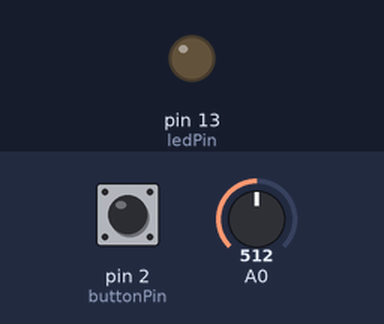
Bench run of a sketch on a simulated Arduino Uno, built with avr-gcc and run on an emulated ATmega328P. On the bench: output pins drawn as LEDs (lit = HIGH). The test bench sets the inputs (shaded band); at power-on: pin 2 (buttonPin) LOW, A0 = 512. What the sketch prints to the serial monitor is not drawn.

Above: at 3.8 s.
3.9 s: pin 2 (buttonPin) pulled HIGH for 3 s
At 4.7 s:
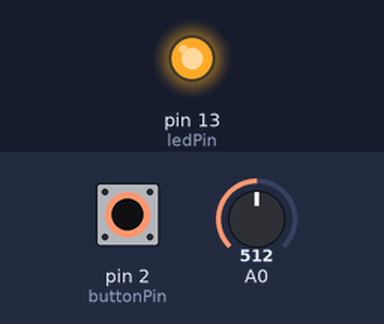
Timing chart, 0 to 8.4 s (numbered marks = the images above; inputs shaded):
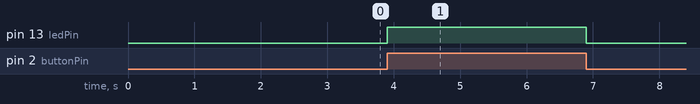

The sketch:

xiot_intern_arduino_task.ino
```cpp
/*
 To send data from the Arduino to the serial monitor window,
 we use the Serial.print() function. You can print variables
 or text (within quotes).
*/

/*
  TEMPERATURE SENSOR
  The TMP36 is an easy-to-use temperature sensor that outputs
  a voltage that's proportional to the ambient temperature.
  You can use it for all kinds of automation tasks where you'd
  like to know or control the temperature of something.
*/


// We'll use analog input 0 to measure the temperature sensor's
// signal pin
const int temperaturePin = 0;
const int buttonPin = 2;     // the number of the pushbutton pin
const int ledPin =  13;      // the number of the LED pin

// variables will change:
volatile int buttonState = 0;         // variable for reading the pushbutton status

void setup() {
  //setup the serial baud rates
  Serial.begin(9600); // Other baud rates can be used.
  // initialize the LED pin as an output.
  pinMode(ledPin, OUTPUT);
  // initialize the push button pin as an input.
  pinMode(buttonPin, INPUT);
  // Attach an interrupt to the ISR vector.
  attachInterrupt(0, pin_ISR, CHANGE);
}

void loop() {
  // We'll declare three floating-point variables
  // (We can declare multiple variables of the same type on one line:)

  float voltage, degreesC;

  // First we'll measure the voltage at the analog pin. Normally
  // we'd use analogRead(), which returns a number from 0 to 1023.
  // Here we've written a function (further down) called
  // getVoltage() that returns the true voltage (0 to 5 Volts)
  // present on an analog input pin.

  voltage = getVoltage(temperaturePin);

  // Now we'll convert the voltage to degrees Celsius.
  // This formula comes from the temperature sensor datasheet:

  degreesC = (voltage - 0.5) * 100.0;

  // Now we'll use the serial port to print these values
  // to the serial monitor!
  Serial.print(degreesC);

  delay(3000); // repeat once per second (change as you wish!)
}

/**
 * This type of function is called an interrupt service routine
 * its job is to run quickly and handle the interrupt and let
 * the processor get back to the main program
 */
void pin_ISR() {
  buttonState = digitalRead(buttonPin);
  digitalWrite(ledPin, buttonState);
  Serial.println("pressed");
  Serial.println(buttonState);
}

/**
 * This equation converts the 0 to 1023 value that analogRead()
 * returns, into a 0.0 to 5.0 value that is the true voltage
 * being read at that pin.
 */
float getVoltage(int pin)
{
  return (analogRead(pin) * 0.004882814);
}
```

Measured:
- after the input at 3.9 s, pin 13 (ledPin): LOW → HIGH at once, → LOW 3.0 s later
